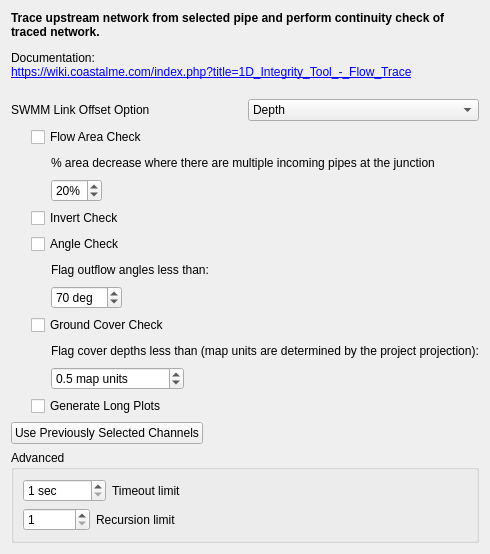
          <widget class="QWidget" name="FlowTrace">
           <attribute name="title">
            <string>Flow Trace</string>
           </attribute>
           <layout class="QVBoxLayout" name="verticalLayout_9">
            <item>
             <widget class="QLabel" name="label_18">
              <property name="text">
               <string>&lt;html&gt;&lt;head/&gt;&lt;body&gt;&lt;p&gt;&lt;span style=&quot; font-weight:600;&quot;&gt;Trace upstream network from selected pipe and perform continuity check of traced network.&lt;/span&gt;&lt;/p&gt;&lt;p&gt;Documentation:&lt;br/&gt;&lt;a href=&quot;https://wiki.coastalme.com/index.php?title=1D_Integrity_Tool_-_Flow_Trace&quot;&gt;&lt;span style=&quot; text-decoration: underline; color:#0000ff;&quot;&gt;https://wiki.coastalme.com/index.php?title=1D_Integrity_Tool_-_Flow_Trace&lt;br/&gt;&lt;/span&gt;&lt;/a&gt;&lt;/p&gt;&lt;/body&gt;&lt;/html&gt;</string>
              </property>
              <property name="wordWrap">
               <bool>true</bool>
              </property>
              <property name="openExternalLinks">
               <bool>true</bool>
              </property>
             </widget>
            </item>
            <item>
             <layout class="QHBoxLayout" name="boxSwmmLinkOffsetOptionFlowtrace">
              <item>
               <widget class="QLabel" name="lblSwmmLinkOffsetOption">
                <property name="text">
                 <string>SWMM Link Offset Option</string>
                </property>
               </widget>
              </item>
              <item>
               <widget class="QComboBox" name="cbxSwmmLinkOffsetOption">
                <item>
                 <property name="text">
                  <string>Depth</string>
                 </property>
                </item>
                <item>
                 <property name="text">
                  <string>Elevation</string>
                 </property>
                </item>
               </widget>
              </item>
             </layout>
            </item>
            <item>
             <layout class="QHBoxLayout" name="horizontalLayout_4">
              <item>
               <spacer name="horizontalSpacer_19">
                <property name="orientation">
                 <enum>Qt::Horizontal</enum>
                </property>
                <property name="sizeType">
                 <enum>QSizePolicy::Fixed</enum>
                </property>
                <property name="sizeHint" stdset="0">
                 <size>
                  <width>20</width>
                  <height>20</height>
                 </size>
                </property>
               </spacer>
              </item>
              <item>
               <widget class="QCheckBox" name="cbFlowTraceArea">
                <property name="text">
                 <string>Flow Area Check</string>
                </property>
               </widget>
              </item>
             </layout>
            </item>
            <item>
             <layout class="QHBoxLayout" name="horizontalLayout_36">
              <item>
               <spacer name="horizontalSpacer_29">
                <property name="orientation">
                 <enum>Qt::Horizontal</enum>
                </property>
                <property name="sizeType">
                 <enum>QSizePolicy::Fixed</enum>
                </property>
                <property name="sizeHint" stdset="0">
                 <size>
                  <width>40</width>
                  <height>20</height>
                 </size>
                </property>
               </spacer>
              </item>
              <item>
               <widget class="QLabel" name="label_21">
                <property name="text">
                 <string>% area decrease where there are multiple incoming pipes at the junction</string>
                </property>
                <property name="wordWrap">
                 <bool>true</bool>
                </property>
               </widget>
              </item>
             </layout>
            </item>
            <item>
             <layout class="QHBoxLayout" name="horizontalLayout_37">
              <item>
               <spacer name="horizontalSpacer_51">
                <property name="orientation">
                 <enum>Qt::Horizontal</enum>
                </property>
                <property name="sizeType">
                 <enum>QSizePolicy::Fixed</enum>
                </property>
                <property name="sizeHint" stdset="0">
                 <size>
                  <width>40</width>
                  <height>20</height>
                 </size>
                </property>
               </spacer>
              </item>
              <item>
               <widget class="QSpinBox" name="sbFlowTraceArea">
                <property name="suffix">
                 <string>%</string>
                </property>
                <property name="value">
                 <number>20</number>
                </property>
               </widget>
              </item>
              <item>
               <spacer name="horizontalSpacer_28">
                <property name="orientation">
                 <enum>Qt::Horizontal</enum>
                </property>
                <property name="sizeHint" stdset="0">
                 <size>
                  <width>40</width>
                  <height>20</height>
                 </size>
                </property>
               </spacer>
              </item>
             </layout>
            </item>
            <item>
             <layout class="QHBoxLayout" name="horizontalLayout_17">
              <item>
               <spacer name="horizontalSpacer_18">
                <property name="orientation">
                 <enum>Qt::Horizontal</enum>
                </property>
                <property name="sizeType">
                 <enum>QSizePolicy::Fixed</enum>
                </property>
                <property name="sizeHint" stdset="0">
                 <size>
                  <width>20</width>
                  <height>20</height>
                 </size>
                </property>
               </spacer>
              </item>
              <item>
               <widget class="QCheckBox" name="cbFlowTraceInverts">
                <property name="text">
                 <string>Invert Check</string>
                </property>
               </widget>
              </item>
             </layout>
            </item>
            <item>
             <layout class="QHBoxLayout" name="horizontalLayout_15">
              <item>
               <spacer name="horizontalSpacer_16">
                <property name="orientation">
                 <enum>Qt::Horizontal</enum>
                </property>
                <property name="sizeType">
                 <enum>QSizePolicy::Fixed</enum>
                </property>
                <property name="sizeHint" stdset="0">
                 <size>
                  <width>20</width>
                  <height>20</height>
                 </size>
                </property>
               </spacer>
              </item>
              <item>
               <widget class="QCheckBox" name="cbFlowTraceAngle">
                <property name="text">
                 <string>Angle Check</string>
                </property>
               </widget>
              </item>
             </layout>
            </item>
            <item>
             <layout class="QGridLayout" name="gridLayout_3">
              <item row="0" column="1" colspan="2">
               <widget class="QLabel" name="label_14">
                <property name="text">
                 <string>Flag outflow angles less than:</string>
                </property>
               </widget>
              </item>
              <item row="1" column="2">
               <spacer name="horizontalSpacer_21">
                <property name="orientation">
                 <enum>Qt::Horizontal</enum>
                </property>
                <property name="sizeHint" stdset="0">
                 <size>
                  <width>40</width>
                  <height>20</height>
                 </size>
                </property>
               </spacer>
              </item>
              <item row="1" column="1">
               <widget class="QSpinBox" name="sbFlowTraceAngle">
                <property name="suffix">
                 <string> deg</string>
                </property>
                <property name="maximum">
                 <number>360</number>
                </property>
                <property name="value">
                 <number>70</number>
                </property>
               </widget>
              </item>
              <item row="0" column="0">
               <spacer name="horizontalSpacer_20">
                <property name="orientation">
                 <enum>Qt::Horizontal</enum>
                </property>
                <property name="sizeType">
                 <enum>QSizePolicy::Fixed</enum>
                </property>
                <property name="sizeHint" stdset="0">
                 <size>
                  <width>40</width>
                  <height>20</height>
                 </size>
                </property>
               </spacer>
              </item>
             </layout>
            </item>
            <item>
             <layout class="QHBoxLayout" name="horizontalLayout_16">
              <item>
               <spacer name="horizontalSpacer_17">
                <property name="orientation">
                 <enum>Qt::Horizontal</enum>
                </property>
                <property name="sizeType">
                 <enum>QSizePolicy::Fixed</enum>
                </property>
                <property name="sizeHint" stdset="0">
                 <size>
                  <width>20</width>
                  <height>20</height>
                 </size>
                </property>
               </spacer>
              </item>
              <item>
               <widget class="QCheckBox" name="cbFlowTraceCover">
                <property name="text">
                 <string>Ground Cover Check</string>
                </property>
               </widget>
              </item>
             </layout>
            </item>
            <item>
             <layout class="QGridLayout" name="gridLayout_4">
              <item row="1" column="1">
               <widget class="QDoubleSpinBox" name="sbFlowTraceCover">
                <property name="prefix">
                 <string/>
                </property>
                <property name="suffix">
                 <string> map units</string>
                </property>
                <property name="decimals">
                 <number>1</number>
                </property>
                <property name="maximum">
                 <double>9999999.000000000000000</double>
                </property>
                <property name="value">
                 <double>0.500000000000000</double>
                </property>
               </widget>
              </item>
              <item row="1" column="3">
               <spacer name="horizontalSpacer_23">
                <property name="orientation">
                 <enum>Qt::Horizontal</enum>
                </property>
                <property name="sizeHint" stdset="0">
                 <size>
                  <width>40</width>
                  <height>20</height>
                 </size>
                </property>
               </spacer>
              </item>
              <item row="0" column="1" colspan="3">
               <widget class="QLabel" name="label_17">
                <property name="text">
                 <string>Flag cover depths less than (map units are determined by the project projection):</string>
                </property>
               </widget>
              </item>
              <item row="0" column="0">
               <spacer name="horizontalSpacer_22">
                <property name="orientation">
                 <enum>Qt::Horizontal</enum>
                </property>
                <property name="sizeType">
                 <enum>QSizePolicy::Fixed</enum>
                </property>
                <property name="sizeHint" stdset="0">
                 <size>
                  <width>40</width>
                  <height>20</height>
                 </size>
                </property>
               </spacer>
              </item>
             </layout>
            </item>
            <item>
             <layout class="QHBoxLayout" name="horizontalLayout_19">
              <item>
               <spacer name="horizontalSpacer_24">
                <property name="orientation">
                 <enum>Qt::Horizontal</enum>
                </property>
                <property name="sizeType">
                 <enum>QSizePolicy::Fixed</enum>
                </property>
                <property name="sizeHint" stdset="0">
                 <size>
                  <width>20</width>
                  <height>20</height>
                 </size>
                </property>
               </spacer>
              </item>
              <item>
               <widget class="QCheckBox" name="cbFlowTraceLongPlots">
                <property name="text">
                 <string>Generate Long Plots</string>
                </property>
               </widget>
              </item>
             </layout>
            </item>
            <item>
             <layout class="QHBoxLayout" name="horizontalLayout_38">
              <item>
               <widget class="QPushButton" name="pbUsePrevChan">
                <property name="text">
                 <string>Use Previously Selected Channels</string>
                </property>
               </widget>
              </item>
              <item>
               <spacer name="horizontalSpacer_52">
                <property name="orientation">
                 <enum>Qt::Horizontal</enum>
                </property>
                <property name="sizeHint" stdset="0">
                 <size>
                  <width>40</width>
                  <height>20</height>
                 </size>
                </property>
               </spacer>
              </item>
             </layout>
            </item>
            <item>
             <widget class="QgsCollapsibleGroupBox" name="mGroupBox">
              <property name="title">
               <string>Advanced</string>
              </property>
              <property name="collapsed">
               <bool>true</bool>
              </property>
              <layout class="QVBoxLayout" name="verticalLayout_15">
               <item>
                <layout class="QHBoxLayout" name="horizontalLayout_39">
                 <item>
                  <widget class="QSpinBox" name="sbTimeoutLimit">
                   <property name="suffix">
                    <string> sec</string>
                   </property>
                   <property name="minimum">
                    <number>1</number>
                   </property>
                   <property name="maximum">
                    <number>99999</number>
                   </property>
                  </widget>
                 </item>
                 <item>
                  <widget class="QLabel" name="label_19">
                   <property name="text">
                    <string>Timeout limit</string>
                   </property>
                  </widget>
                 </item>
                 <item>
                  <spacer name="horizontalSpacer_53">
                   <property name="orientation">
                    <enum>Qt::Horizontal</enum>
                   </property>
                   <property name="sizeHint" stdset="0">
                    <size>
                     <width>40</width>
                     <height>20</height>
                    </size>
                   </property>
                  </spacer>
                 </item>
                </layout>
               </item>
               <item>
                <layout class="QHBoxLayout" name="horizontalLayout_40">
                 <item>
                  <widget class="QSpinBox" name="sbRecursionLimit">
                   <property name="minimum">
                    <number>1</number>
                   </property>
                   <property name="maximum">
                    <number>10000000</number>
                   </property>
                  </widget>
                 </item>
                 <item>
                  <widget class="QLabel" name="label_20">
                   <property name="text">
                    <string>Recursion limit</string>
                   </property>
                  </widget>
                 </item>
                 <item>
                  <spacer name="horizontalSpacer_54">
                   <property name="orientation">
                    <enum>Qt::Horizontal</enum>
                   </property>
                   <property name="sizeHint" stdset="0">
                    <size>
                     <width>40</width>
                     <height>20</height>
                    </size>
                   </property>
                  </spacer>
                 </item>
                </layout>
               </item>
              </layout>
             </widget>
            </item>
            <item>
             <spacer name="verticalSpacer_7">
              <property name="orientation">
               <enum>Qt::Vertical</enum>
              </property>
              <property name="sizeHint" stdset="0">
               <size>
                <width>20</width>
                <height>0</height>
               </size>
              </property>
             </spacer>
            </item>
           </layout>
          </widget>
